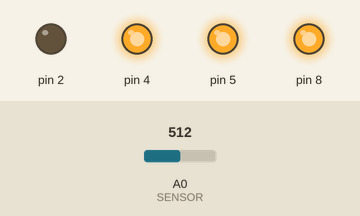
Simulated run of this sketch. Board: Arduino Uno, built with avr-gcc and run on an emulated ATmega328P. Parts: output pins drawn as LEDs (lit = HIGH). Inputs (shaded band) come from the test bench; at power-on: A0 (SENSOR) = 512. What the sketch prints to the serial monitor is not drawn.

Above: at 1.2 s.
1.3 s: A0 (SENSOR) set to 591
3.1 s: A0 (SENSOR) set to 615
At 3.9 s:
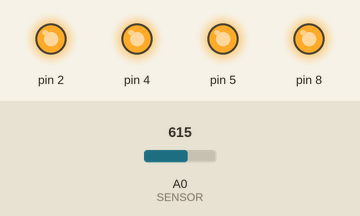
4.7 s: A0 (SENSOR) set to 306
At 5.2 s:
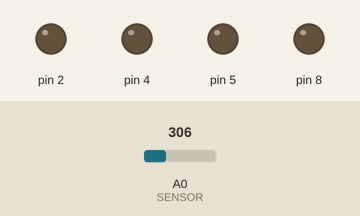
Timing chart, 0 to 7.7 s (numbered marks = the images above; inputs shaded):
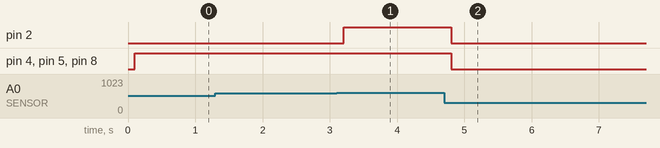

The sketch:

FinalProject_LightWaves.ino
```cpp
const int SENSOR = A0;
int val = 0;


void setup() {
  Serial.begin(9600);
  pinMode(8,OUTPUT);
  pinMode(5,OUTPUT);
  pinMode(4,OUTPUT);
  pinMode(2,OUTPUT);
}

void loop() {
  val = analogRead(SENSOR);
  val = val / 4;
  delay(100);

    if(val>150) {
    digitalWrite(8,HIGH);
    digitalWrite(5,HIGH);
    digitalWrite(4,HIGH);
    digitalWrite(2, HIGH);
    //Serial.println("lED ON!");
   }

    else if(val>120) {
    digitalWrite(8,HIGH);
    digitalWrite(5,HIGH);
    digitalWrite(4,HIGH);
    digitalWrite(2,LOW);
    //Serial.println("1 LED ON!");
   }

    else if(val>100) {
    digitalWrite(8,HIGH);
    digitalWrite(5,HIGH);
    digitalWrite(4,LOW);
    digitalWrite(2,LOW);
    //Serial.println("2 LED ON!");
   }

   else if(val>80) {
    digitalWrite(8,HIGH);
    digitalWrite(5,LOW);
    digitalWrite(4,LOW);
    digitalWrite(2,LOW);
   }

   else {
    digitalWrite(8,LOW);
    digitalWrite(5,LOW);
    digitalWrite(4,LOW);
    digitalWrite(2,LOW);
    //Serial.println("LED OFF!");
   }

   Serial.write(val);
}
```

Measured:
- the behaviour switches between 603 and 604 on A0 (SENSOR) (found by bisection; images 0 and 1)
- after the input at 1.3 s, every drawn part: stays the same
- after the input at 3.1 s, pin 2: LOW → HIGH after 0.10 s
- after the input at 4.7 s, pin 2, pin 4, pin 5, pin 8: HIGH → LOW after 0.11 s
